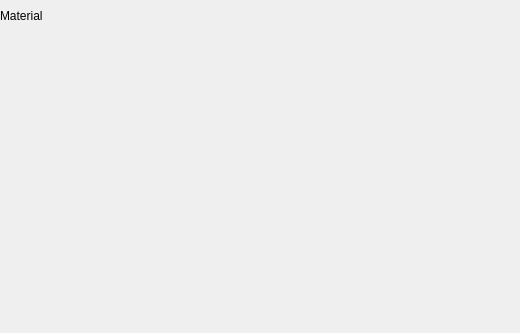
<?xml version="1.0" encoding="UTF-8"?>
<ui version="4.0">
 <class>Properties</class>
 <widget class="QDockWidget" name="Properties">
  <property name="geometry">
   <rect>
    <x>0</x>
    <y>0</y>
    <width>520</width>
    <height>333</height>
   </rect>
  </property>
  <property name="minimumSize">
   <size>
    <width>520</width>
    <height>91</height>
   </size>
  </property>
  <property name="features">
   <set>QDockWidget::DockWidgetMovable</set>
  </property>
  <property name="allowedAreas">
   <set>Qt::LeftDockWidgetArea|Qt::RightDockWidgetArea</set>
  </property>
  <property name="windowTitle">
   <string>Properties</string>
  </property>
  <widget class="QWidget" name="DockContents">
   <layout class="QVBoxLayout" name="verticalLayout">
    <property name="spacing">
     <number>0</number>
    </property>
    <property name="leftMargin">
     <number>0</number>
    </property>
    <property name="topMargin">
     <number>0</number>
    </property>
    <property name="rightMargin">
     <number>0</number>
    </property>
    <property name="bottomMargin">
     <number>0</number>
    </property>
    <item>
     <widget class="QScrollArea" name="Scroller">
      <property name="frameShape">
       <enum>QFrame::NoFrame</enum>
      </property>
      <property name="sizeAdjustPolicy">
       <enum>QAbstractScrollArea::AdjustToContents</enum>
      </property>
      <property name="widgetResizable">
       <bool>true</bool>
      </property>
      <widget class="QWidget" name="ScrollerContents">
       <property name="geometry">
        <rect>
         <x>0</x>
         <y>0</y>
         <width>520</width>
         <height>311</height>
        </rect>
       </property>
       <layout class="QVBoxLayout" name="verticalLayout_2" stretch="0,0,1">
        <property name="spacing">
         <number>0</number>
        </property>
        <property name="leftMargin">
         <number>0</number>
        </property>
        <property name="rightMargin">
         <number>0</number>
        </property>
        <item>
         <widget class="QLabel" name="MaterialHeader">
          <property name="text">
           <string>Material</string>
          </property>
          <property name="class" stdset="0">
           <string>header</string>
          </property>
         </widget>
        </item>
        <item>
         <widget class="MaterialWidget" name="Material" native="true"/>
        </item>
        <item>
         <spacer name="verticalSpacer">
          <property name="orientation">
           <enum>Qt::Vertical</enum>
          </property>
          <property name="sizeHint" stdset="0">
           <size>
            <width>20</width>
            <height>40</height>
           </size>
          </property>
         </spacer>
        </item>
       </layout>
      </widget>
     </widget>
    </item>
   </layout>
  </widget>
 </widget>
 <customwidgets>
  <customwidget>
   <class>MaterialWidget</class>
   <extends>QWidget</extends>
   <header>materialwidget.h</header>
   <container>1</container>
  </customwidget>
 </customwidgets>
 <resources/>
 <connections/>
</ui>
